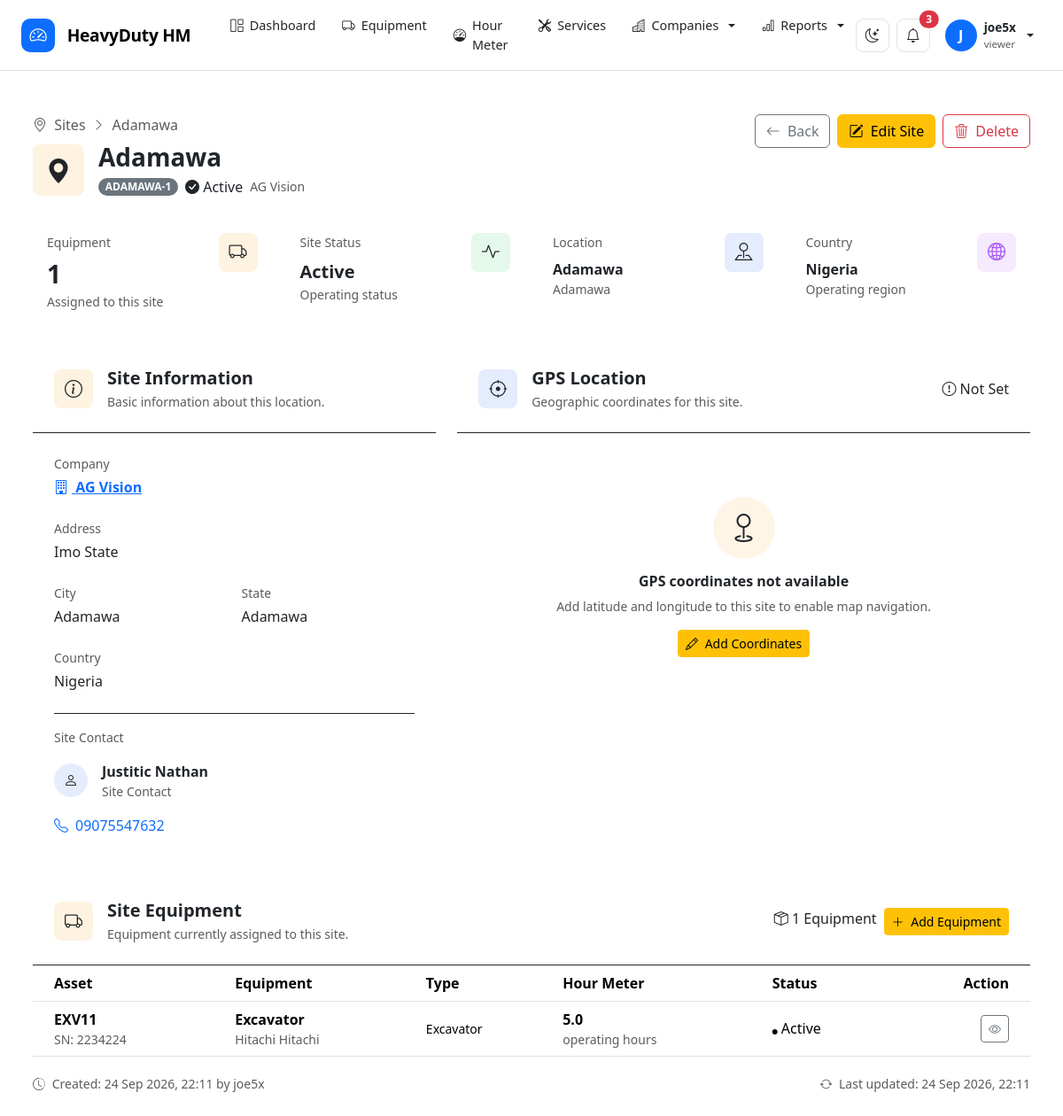
The page /companies/sites/1/ (signed in) on the database as committed earlier.
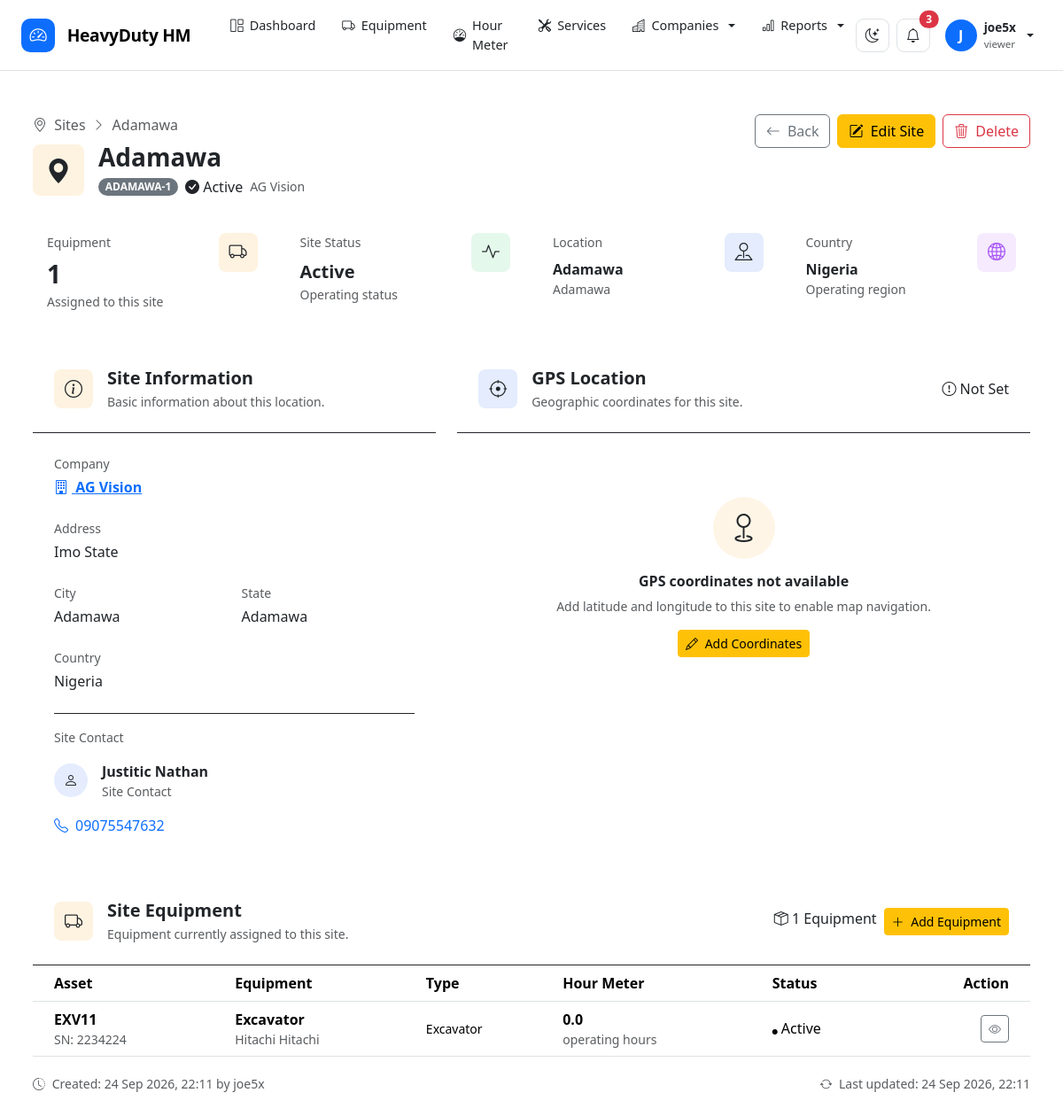
The same page on the database as committed later.
### equipment/models.py (models this page shows, shortened)
class Equipment(models.Model):
    class Status(models.TextChoices):
        ACTIVE = "active", "Active"
        IDLE = "idle", "Idle"
        MAINTENANCE = "maintenance", "Under Maintenance"
        OUT_OF_SERVICE = "out_of_service", "Out of Service"
        RETIRED = "retired", "Retired"
    class EquipmentType(models.TextChoices):
        EXCAVATOR = "excavator", "Excavator"
        BULLDOZER = "bulldozer", "Bulldozer"
        LOADER = "loader", "Wheel Loader"
        GRADER = "grader", "Motor Grader"
        CRANE = "crane", "Crane"
        DUMPER = "dumper", "Dump Truck"
        TRACTOR = "tractor", "Tractor"
        GENERATOR = "generator", "Generator"
        COMPRESSOR = "compressor", "Compressor"
        FORKLIFT = "forklift", "Forklift"
        OTHER = "other", "Other"
    company = models.ForeignKey(
        Company,
        on_delete=models.CASCADE,
        related_name="equipment"
    )
    site = models.ForeignKey(
        Site,
        on_delete=models.SET_NULL,
        null=True,
        blank=True,
        related_name="equipment"
    )
    asset_number = models.CharField(
        max_length=50
    )
    name = models.CharField(
        max_length=200
    )
    equipment_type = models.CharField(
        max_length=30,
        choices=EquipmentType.choices
    )
    manufacturer = models.CharField(
        max_length=100,
        blank=True
    )
    model = models.CharField(
        max_length=100,
        blank=True
    )
    serial_number = models.CharField(
        max_length=150,
        blank=True
    )
    registration_number = models.CharField(
        max_length=100,
        blank=True
    )
    year = models.PositiveIntegerField(
        null=True,
        blank=True
    )
    current_hours = models.DecimalField(
        max_digits=12,
        decimal_places=1,
        default=0
    )
    status = models.CharField(
        max_length=30,
        choices=Status.choices,
        default=Status.ACTIVE
    )
    image = models.ImageField(
        upload_to="equipment/",
        blank=True,
        null=True
    )
    description = models.TextField(
        blank=True
    )
    purchase_date = models.DateField(
        null=True,
        blank=True
    )
    commissioning_date = models.DateField(
        null=True,
        blank=True
    )
    created_by = models.ForeignKey(
        settings.AUTH_USER_MODEL,
        on_delete=models.SET_NULL,
        null=True,
        blank=True,
        related_name="created_equipment"
    )
    created_at = models.DateTimeField(
        auto_now_add=True
    )
    updated_at = models.DateTimeField(
        auto_now=True
    )
    class Meta:
        ordering = ["asset_number"]
        constraints = [
            models.UniqueConstraint(
                fields=["company", "asset_number"],
                name="unique_asset_number_per_company"
            )
        ]

### companies/views.py (the view)
@login_required
def site_detail(request, pk):
    site = get_object_or_404(
        Site.objects.select_related(
            "company",
            "created_by",
        ),
        pk=pk,
    )
    equipment = (
        site.equipment
        .select_related(
            "company",
            "site",
        )
        .order_by("asset_number")
    )
    context = {
        "site": site,
        "equipment": equipment,
    }
    return render(
        request,
        "companies/site_detail.html",
        context,
    )

### templates/companies/site_detail.html (shortened to what the changed rows need)
{% extends "base.html" %}
{% block content %}
<div class="container-fluid py-4">
    <div class="d-flex flex-wrap justify-content-between align-items-start gap-3 mb-4">
        <div>
            <div class="d-flex align-items-center gap-3">
                <div>
                    <h1 class="h3 fw-bold mb-1">
                        {{ site.name }}
                    </h1>
                </div>
            </div>
        </div>
    </div>
    <div class="hm-card mt-4">
        {% if equipment %}
            <div class="table-responsive">
                <table class="table align-middle mb-0">
                    <thead>
                        <tr>
                            <th class="ps-4">
                                Asset
                            </th>
                            <th>
                                Equipment
                            </th>
                            <th>
                                Type
                            </th>
                            <th>
                                Hour Meter
                            </th>
                            <th>
                                Status
                            </th>
                            <th class="text-end pe-4">
                                Action
                            </th>
                        </tr>
                    </thead>
                    <tbody>
                        {% for item in equipment %}
                            <tr>
                                <td class="ps-4">
                                    <div class="fw-bold">
                                        {{ item.asset_number }}
                                    </div>
                                    {% if item.serial_number %}
                                        <div class="small text-muted">
                                            SN: {{ item.serial_number }}
                                        </div>
                                    {% endif %}
                                </td>
                                <td>
                                    <div class="fw-semibold">
                                        {{ item.name }}
                                    </div>
                                    {% if item.manufacturer %}
                                        <div class="small text-muted">
                                            {{ item.manufacturer }}
                                            {% if item.model %}
                                                {{ item.model }}
                                            {% endif %}
                                        </div>
                                    {% endif %}
                                </td>
                                <td>
                                    <span class="small">
                                        {% if item.get_equipment_type_display %}
                                            {{ item.get_equipment_type_display }}
                                        {% else %}
                                            —
                                        {% endif %}
                                    </span>
                                </td>
                                <td>
                                    <div class="fw-bold">
                                        {{ item.current_hours|floatformat:1 }}
                                    </div>
                                    <div class="small text-muted">
                                        operating hours
                                    </div>
                                </td>
                                <td>
                                    {% if item.status == "active" %}
                                        <span class="hm-badge hm-badge-success">
                                            <i class="bi bi-circle-fill"
                                               style="font-size:6px;"></i>
                                            Active
                                        </span>
                                    {% elif item.status == "idle" %}
                                        <span class="hm-badge hm-badge-info">
                                            <i class="bi bi-circle-fill"
                                               style="font-size:6px;"></i>
                                            Idle
                                        </span>
                                    {% elif item.status == "maintenance" %}
                                        <span class="hm-badge hm-badge-warning">
                                            <i class="bi bi-wrench"></i>
                                            Maintenance
                                        </span>
                                    {% elif item.status == "out_of_service" %}
                                        <span class="hm-badge hm-badge-danger">
                                            <i class="bi bi-x-circle"></i>
                                            Out of Service
                                        </span>
                                    {% else %}
                                        <span class="hm-badge hm-badge-danger">
                                            Retired
                                        </span>
                                    {% endif %}
                                </td>
                                <td class="text-end pe-4">
                                    <a
                                        href="{% url 'equipment:detail' item.pk %}"
                                        class="btn btn-sm btn-outline-secondary"
                                        title="View equipment"
                                    >
                                        <i class="bi bi-eye"></i>
                                    </a>
                                </td>
                            </tr>
                        {% endfor %}
                    </tbody>
                </table>
            </div>
        {% endif %}
    </div>
</div>
{% endblock %}

Rows that differ between the two databases and show on the page:
changed Equipment "EXV11": current_hours "5.0" → "0.0"
